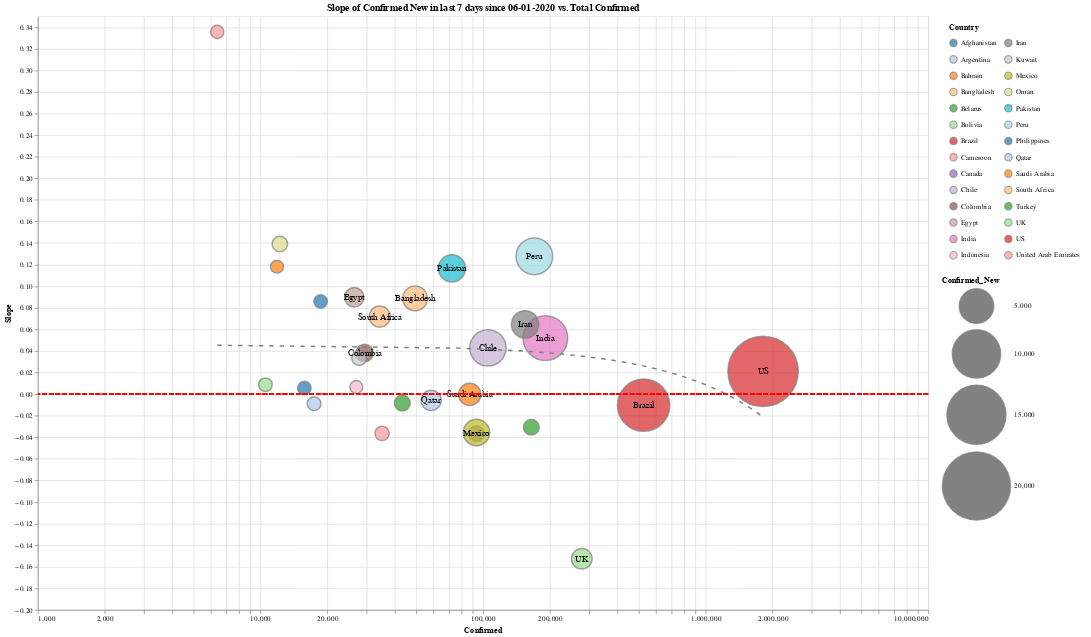

This figure's notebook cell:
### Markdown cell above
# Country Level

### Code cell
slope_chart(country_level, 'Country', 0, xscale='log', limit=450, scale=3, window=7).properties(
    width=1200,
    height=800
).interactive()

### Figure 1 — Vega-Lite specification as saved in the notebook (floating-point values rounded to 4 significant figures)
{"config": {"view": {"continuousWidth": 400, "continuousHeight": 300}}, "layer": [{"mark": {"type": "point", "filled": true, "stroke": "grey"}, "encoding": {"color": {"type": "nominal", "field": "Country", "legend": {"clipHeight": 20, "columns": 2, "padding": 10}, "scale": {"scheme": "category20"}}, "size": {"type": "quantitative", "field": "Confirmed_New", "scale": {"domain": [467.0, 21190.0], "range": [300, 9000]}}, "tooltip": [{"type": "nominal", "field": "Country"}, {"type": "quantitative", "field": "Confirmed"}, {"type": "quantitative", "field": "Slope"}, {"type": "quantitative", "field": "Confirmed_New"}], "x": {"type": "quantitative", "axis": {"offset": 0}, "field": "Confirmed", "scale": {"type": "log"}}, "y": {"type": "quantitative", "axis": {"title": "Slope"}, "field": "Slope"}}, "selection": {"selector001": {"type": "interval", "bind": "scales", "encodings": ["x", "y"]}}, "title": "Slope of Confirmed New in last 7 days since 06-01-2020 vs. Total Confirmed"}, {"mark": "text", "encoding": {"color": {"value": "black"}, "size": {"value": 12}, "text": {"type": "nominal", "field": "Country"}, "tooltip": [{"type": "nominal", "field": "Country"}, {"type": "quantitative", "field": "Confirmed"}, {"type": "quantitative", "field": "Slope"}, {"type": "quantitative", "field": "Confirmed_New"}], "x": {"type": "quantitative", "axis": {"offset": 0}, "field": "Confirmed", "scale": {"type": "log"}}, "y": {"type": "quantitative", "axis": {"title": "Slope"}, "field": "Slope"}}, "title": "Slope of Confirmed New in last 7 days since 06-01-2020 vs. Total Confirmed", "transform": [{"filter": "(datum['Confirmed_New'] > 900)"}]}, {"mark": {"type": "line", "strokeDash": [6, 8]}, "encoding": {"color": {"value": "grey"}, "size": {"value": 2}, "tooltip": [{"type": "nominal", "field": "Country"}, {"type": "quantitative", "field": "Confirmed"}, {"type": "quantitative", "field": "Slope"}, {"type": "quantitative", "field": "Confirmed_New"}], "x": {"type": "quantitative", "axis": {"offset": 0}, "field": "Confirmed", "scale": {"type": "log"}}, "y": {"type": "quantitative", "axis": {"title": "Slope"}, "field": "Slope"}}, "title": "Slope of Confirmed New in last 7 days since 06-01-2020 vs. Total Confirmed", "transform": [{"on": "Confirmed", "regression": "Slope", "method": "poly", "order": 1}]}, {"mark": {"type": "rule", "color": "red", "strokeDash": [6, 3]}, "encoding": {"y": {"type": "quantitative", "axis": {"title": ""}, "field": "a"}}, "transform": [{"calculate": "0", "as": "a"}]}], "data": {"name": "data-7c29031acb13dabea64fd9c9994a2696"}, "height": 800, "width": 1200, "$schema": "https://vega.github.io/schema/vega-lite/v4.0.2.json", "datasets": {"data-7c29031acb13dabea64fd9c9994a2696": [{"Country": "Afghanistan", "Date": "06-01-2020", "Confirmed": 15750.0, "Deaths": 265.0, "Recovered": 1428.0, "Confirmed_New": 545.0, "Deaths_New": 8.0, "Recovered_New": 100.0, "Active": 14060.0, "Slope": 0.005535}, {"Country": "Argentina", "Date": "06-01-2020", "Confirmed": 17420.0, "Deaths": 556.0, "Recovered": 5521.0, "Confirmed_New": 564.0, "Deaths_New": 17.0, "Recovered_New": 185.0, "Active": 11340.0, "Slope": -0.008933}, {"Country": "Bahrain", "Date": "06-01-2020", "Confirmed": 11870.0, "Deaths": 19.0, "Recovered": 7070.0, "Confirmed_New": 473.0, "Deaths_New": 0.0, "Recovered_New": 397.0, "Active": 4782.0, "Slope": 0.118}, {"Country": "Bangladesh", "Date": "06-01-2020", "Confirmed": 49530.0, "Deaths": 672.0, "Recovered": 10600.0, "Confirmed_New": 2381.0, "Deaths_New": 22.0, "Recovered_New": 816.0, "Active": 38260.0, "Slope": 0.08862}, {"Country": "Belarus", "Date": "06-01-2020", "Confirmed": 43400.0, "Deaths": 240.0, "Recovered": 18780.0, "Confirmed_New": 847.0, "Deaths_New": 5.0, "Recovered_New": 262.0, "Active": 24390.0, "Slope": -0.008326}, {"Country": "Bolivia", "Date": "06-01-2020", "Confirmed": 10530.0, "Deaths": 343.0, "Recovered": 1137.0, "Confirmed_New": 549.0, "Deaths_New": 30.0, "Recovered_New": 169.0, "Active": 9051.0, "Slope": 0.008688}, {"Country": "Brazil", "Date": "06-01-2020", "Confirmed": 526400.0, "Deaths": 29940.0, "Recovered": 211100.0, "Confirmed_New": 11600.0, "Deaths_New": 623.0, "Recovered_New": 4525.0, "Active": 285400.0, "Slope": -0.01028}, {"Country": "Cameroon", "Date": "06-01-2020", "Confirmed": 6397.0, "Deaths": 199.0, "Recovered": 3629.0, "Confirmed_New": 493.0, "Deaths_New": 8.0, "Recovered_New": 61.0, "Active": 2569.0, "Slope": 0.3356}, {"Country": "Canada", "Date": "06-01-2020", "Confirmed": 93290.0, "Deaths": 7404.0, "Recovered": 50090.0, "Confirmed_New": 809.0, "Deaths_New": 30.0, "Recovered_New": 878.0, "Active": 35790.0, "Slope": -0.03663}, {"Country": "Chile", "Date": "06-01-2020", "Confirmed": 105200.0, "Deaths": 1113.0, "Recovered": 44950.0, "Confirmed_New": 5470.0, "Deaths_New": 59.0, "Recovered_New": 2219.0, "Active": 59100.0, "Slope": 0.04284}, {"Country": "Colombia", "Date": "06-01-2020", "Confirmed": 29380.0, "Deaths": 963.0, "Recovered": 8384.0, "Confirmed_New": 1078.0, "Deaths_New": 47.0, "Recovered_New": 1352.0, "Active": 20040.0, "Slope": 0.03807}, {"Country": "Egypt", "Date": "06-01-2020", "Confirmed": 26380.0, "Deaths": 1005.0, "Recovered": 6447.0, "Confirmed_New": 1399.0, "Deaths_New": 46.0, "Recovered_New": 410.0, "Active": 18930.0, "Slope": 0.08969}, {"Country": "India", "Date": "06-01-2020", "Confirmed": 190500.0, "Deaths": 5394.0, "Recovered": 91820.0, "Confirmed_New": 8392.0, "Deaths_New": 230.0, "Recovered_New": 4835.0, "Active": 93320.0, "Slope": 0.05189}, {"Country": "Indonesia", "Date": "06-01-2020", "Confirmed": 26940.0, "Deaths": 1641.0, "Recovered": 7637.0, "Confirmed_New": 467.0, "Deaths_New": 28.0, "Recovered_New": 329.0, "Active": 17660.0, "Slope": 0.006585}, {"Country": "Iran", "Date": "06-01-2020", "Confirmed": 154400.0, "Deaths": 7878.0, "Recovered": 121000.0, "Confirmed_New": 2979.0, "Deaths_New": 81.0, "Recovered_New": 2156.0, "Active": 25560.0, "Slope": 0.0645}, {"Country": "Kuwait", "Date": "06-01-2020", "Confirmed": 27760.0, "Deaths": 220.0, "Recovered": 12900.0, "Confirmed_New": 719.0, "Deaths_New": 8.0, "Recovered_New": 1513.0, "Active": 14640.0, "Slope": 0.0334}, {"Country": "Mexico", "Date": "06-01-2020", "Confirmed": 93440.0, "Deaths": 10170.0, "Recovered": 66960.0, "Confirmed_New": 2771.0, "Deaths_New": 237.0, "Recovered_New": 3193.0, "Active": 16300.0, "Slope": -0.03564}, {"Country": "Oman", "Date": "06-01-2020", "Confirmed": 12220.0, "Deaths": 50.0, "Recovered": 2682.0, "Confirmed_New": 786.0, "Deaths_New": 1.0, "Recovered_New": 0.0, "Active": 9491.0, "Slope": 0.139}, {"Country": "Pakistan", "Date": "06-01-2020", "Confirmed": 72460.0, "Deaths": 1543.0, "Recovered": 26080.0, "Confirmed_New": 2964.0, "Deaths_New": 60.0, "Recovered_New": 812.0, "Active": 44830.0, "Slope": 0.1165}, {"Country": "Peru", "Date": "06-01-2020", "Confirmed": 170000.0, "Deaths": 4634.0, "Recovered": 68510.0, "Confirmed_New": 5563.0, "Deaths_New": 128.0, "Recovered_New": 1299.0, "Active": 96900.0, "Slope": 0.1276}, {"Country": "Philippines", "Date": "06-01-2020", "Confirmed": 18640.0, "Deaths": 960.0, "Recovered": 3979.0, "Confirmed_New": 552.0, "Deaths_New": 3.0, "Recovered_New": 70.0, "Active": 13700.0, "Slope": 0.08573}, {"Country": "Qatar", "Date": "06-01-2020", "Confirmed": 58430.0, "Deaths": 40.0, "Recovered": 33440.0, "Confirmed_New": 1523.0, "Deaths_New": 2.0, "Recovered_New": 3147.0, "Active": 24960.0, "Slope": -0.005841}, {"Country": "Saudi Arabia", "Date": "06-01-2020", "Confirmed": 87140.0, "Deaths": 525.0, "Recovered": 64310.0, "Confirmed_New": 1881.0, "Deaths_New": 22.0, "Recovered_New": 1864.0, "Active": 22310.0, "Slope": -0.0003494}, {"Country": "South Africa", "Date": "06-01-2020", "Confirmed": 34360.0, "Deaths": 705.0, "Recovered": 17290.0, "Confirmed_New": 1674.0, "Deaths_New": 22.0, "Recovered_New": 482.0, "Active": 16360.0, "Slope": 0.07177}, {"Country": "Turkey", "Date": "06-01-2020", "Confirmed": 164800.0, "Deaths": 4563.0, "Recovered": 128900.0, "Confirmed_New": 827.0, "Deaths_New": 23.0, "Recovered_New": 974.0, "Active": 31260.0, "Slope": -0.03073}, {"Country": "UK", "Date": "06-01-2020", "Confirmed": 277700.0, "Deaths": 39130.0, "Recovered": 1221.0, "Confirmed_New": 1580.0, "Deaths_New": 556.0, "Recovered_New": 31.0, "Active": 237400.0, "Slope": -0.1526}, {"Country": "US", "Date": "06-01-2020", "Confirmed": 1811000.0, "Deaths": 105200.0, "Recovered": 458200.0, "Confirmed_New": 21190.0, "Deaths_New": 784.0, "Recovered_New": 13470.0, "Active": 1248000.0, "Slope": 0.02103}, {"Country": "United Arab Emirates", "Date": "06-01-2020", "Confirmed": 35190.0, "Deaths": 266.0, "Recovered": 18340.0, "Confirmed_New": 635.0, "Deaths_New": 2.0, "Recovered_New": 406.0, "Active": 16590.0, "Slope": -0.0364}]}}
